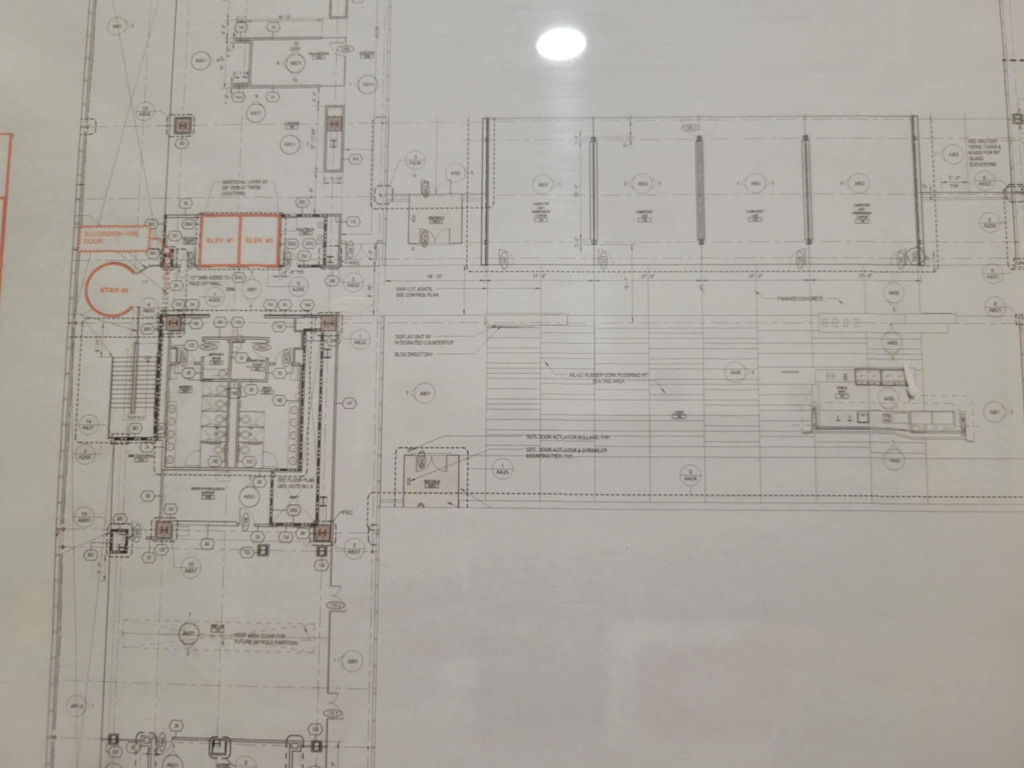
#> input picture first_level.jpg, 2048 x 1536 px, found by its file name (shown at 1/2 size)
$ python nodes_first.py
#> lines starting #> are read from the running program, lines starting #| are printed output that depends on the picture
import csv
import json
from PIL import Image, ImageDraw

# ── Config ─────────────────────────────────────────────────────────────────
IMAGE_PATH  = r"C:\Users\adity\Downloads\navigrid\navigrid\first_level.jpg"
CSV_PATH    = r"C:\Users\adity\Downloads\navigrid\navigrid\first_floor_annotations.csv"
OUTPUT_IMG  = "floor1_nodes_output.png"
OUTPUT_JSON = "floor1_nodes.json"

# ── Load annotations and convert to nodes ─────────────────────────────────
def load_nodes(csv_path, image_path):
    nodes = []
    img   = Image.open(image_path)
#> img is the input picture: PIL image 2048x1536 RGB; mean R, G, B 170.9, 166.6, 158.8
    aw, ah = img.size
#> aw = 2048; ah = 1536

    with open(csv_path, "r") as f:
#> (reads first_floor_annotations.csv from the repository)
        reader = csv.DictReader(f)
        for row in reader:
            sx = aw / int(row["image_width"])
            sy = ah / int(row["image_height"])

            x  = int(int(row["bbox_x"])      * sx)
            y  = int(int(row["bbox_y"])      * sy)
            w  = int(int(row["bbox_width"])  * sx)
            h  = int(int(row["bbox_height"]) * sy)
            cx = x + w // 2
            cy = y + h // 2

            node = {
                "id":   row["label_name"],
                "x":    cx,
                "y":    cy,
                "x1":   x,
                "y1":   y,
                "x2":   x + w,
                "y2":   y + h,
                "floor": "floor1"
            }
            nodes.append(node)
            print(f"  ✅ Node: {node['id']} → ({cx}, {cy})")

    return nodes

# ── Visualize nodes on image ───────────────────────────────────────────────
def visualize(image_path, nodes, output_path):
    img  = Image.open(image_path).convert("RGB")
    draw = ImageDraw.Draw(img, "RGBA")

    for node in nodes:
        cx, cy          = node["x"], node["y"]
        x1, y1, x2, y2 = node["x1"], node["y1"], node["x2"], node["y2"]

        # Draw box
        draw.rectangle([x1, y1, x2, y2],
                       fill=(52, 152, 219, 60),
                       outline=(52, 152, 219, 255), width=3)
        # Draw center dot
        draw.ellipse([cx-10, cy-10, cx+10, cy+10],
                     fill=(231, 76, 60, 255))
        # Draw label
        draw.rectangle([x1, y1-22, x1+len(node["id"])*8, y1],
                       fill=(52, 152, 219, 200))
        draw.text((x1+4, y1-20), node["id"], fill="white")

    img.save(output_path)
    img.show()
    print(f"✅ Saved {output_path}")

# ── Main ───────────────────────────────────────────────────────────────────
print("📐 Loading Floor 1 nodes...")
nodes = load_nodes(CSV_PATH, IMAGE_PATH)

print(f"\n✅ Total nodes: {len(nodes)}")
#| ✅ Total nodes: 8
for n in nodes:
    print(f"  {n['id']} → ({n['x']}, {n['y']})")

# Save to JSON
with open(OUTPUT_JSON, "w") as f:
    json.dump({"nodes": nodes, "edges": []}, f, indent=4)
print(f"✅ Saved {OUTPUT_JSON}")

# Visualize
visualize(IMAGE_PATH, nodes, OUTPUT_IMG)
#> in visualize, `img.save(output_path)`:
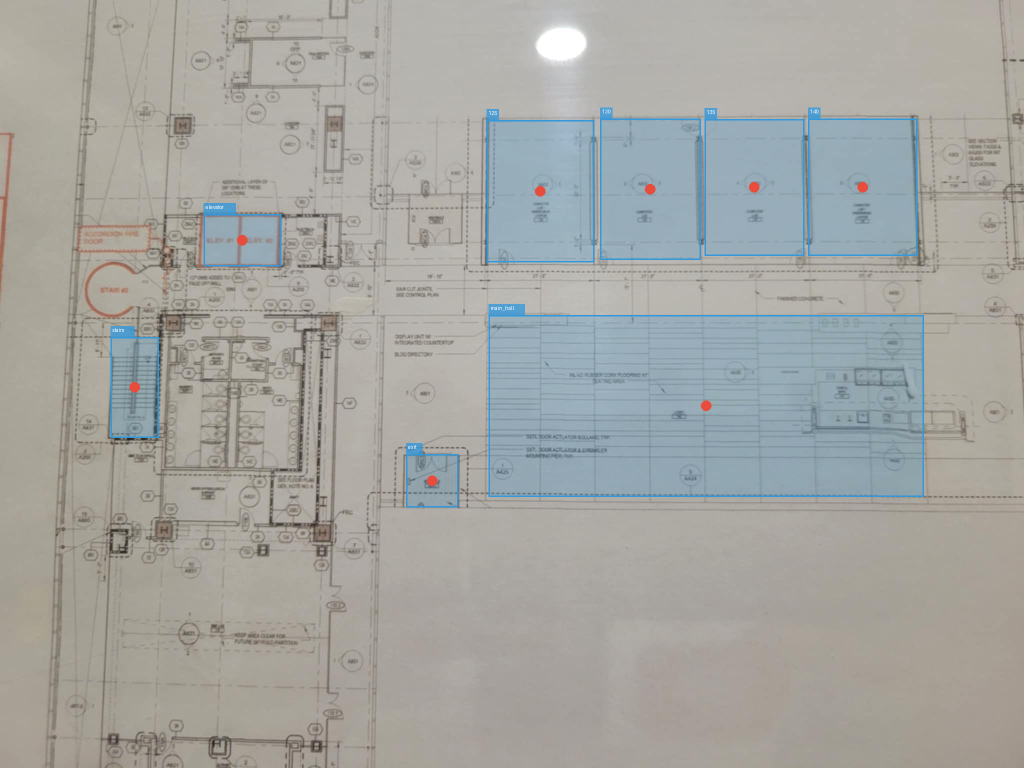
#> saved as floor1_nodes_output.png: PIL image 2048x1536 RGB (shown at 1/2 size); mean R, G, B 164.7, 165.6, 161.7
